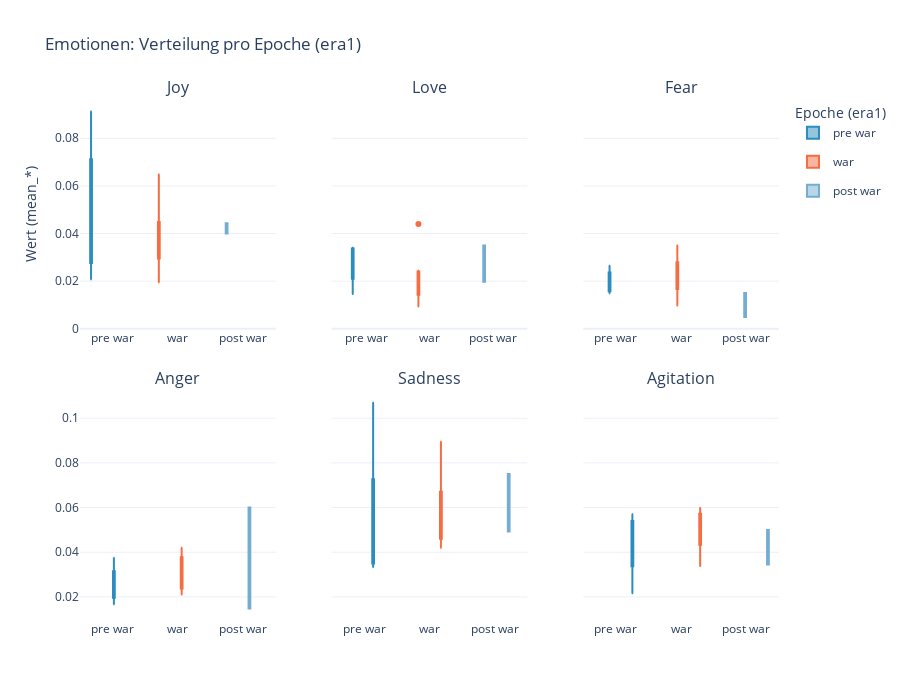

The notebook cell this image was saved under:
### Code cell
# Boxplots je Emotion: pre war vs. war vs. post war (Plotly, ohne Pandas/Numpy)
import sys, subprocess, csv

# Plotly sicherstellen
subprocess.run([sys.executable, "-m", "pip", "install", "-q", "plotly"], check=False)
import plotly.graph_objects as go
from plotly.subplots import make_subplots

TSV = r"C:\Users\sam97xs\Stabi_Hackathon\Results\ALL_emotions_means_by_id.tsv"  # <--- anpassen

EMOS = ["Joy","Love","Fear","Anger","Sadness","Agitation"]
ERA_LEVELS = ["pre war", "war", "post war"]  # Reihenfolge im Plot
ERA_COLORS = {
    "pre war":  "#2b8cbe",  # blau
    "war":      "#f46d43",  # orange/rot
    "post war": "#74add1",  # hellblau
}

def to_float(x):
    if x is None: return 0.0
    x = x.strip().replace(",", ".")
    try: return float(x) if x else 0.0
    except: return 0.0

# Datenstruktur: values[emotion][era] -> Liste von Zahlen
values = {e: {era: [] for era in ERA_LEVELS} for e in EMOS}

with open(TSV, "r", encoding="utf-8", errors="ignore", newline="") as f:
    r = csv.DictReader(f, delimiter="\t")
    headers = r.fieldnames or []
    # prüfen, ob alle benötigten Spalten existieren
    needed_means = [f"mean_{e}" for e in EMOS]
    for col in needed_means + ["era1"]:
        if col not in headers:
            raise RuntimeError(f"Spalte '{col}' fehlt in {TSV}. Gefunden: {headers}")

    for row in r:
        era = (row.get("era1") or "").strip()
        if era not in ERA_LEVELS:
            continue
        for emo in EMOS:
            v = to_float(row.get(f"mean_{emo}", ""))
            values[emo][era].append(v)

# Figure mit 6 Subplots (2x3)
fig = make_subplots(rows=2, cols=3, subplot_titles=EMOS,
                    shared_yaxes=True, horizontal_spacing=0.08, vertical_spacing=0.12)

# helper: Mapping Emo -> (row, col)
def pos(idx):
    return (1 + idx // 3, 1 + idx % 3)

legend_shown = set()
for i, emo in enumerate(EMOS):
    r, c = pos(i)
    for era in ERA_LEVELS:
        ys = values[emo][era]
        fig.add_trace(
            go.Box(
                y=ys,
                name=era,
                marker_color=ERA_COLORS.get(era, None),
                boxpoints="outliers",
                jitter=0.3,
                whiskerwidth=0.8,
                legendgroup=era,
                showlegend=(era not in legend_shown),  # Legendeneintrag nur einmal
            ),
            row=r, col=c
        )
        legend_shown.add(era)

fig.update_layout(
    title="Emotionen: Verteilung pro Epoche (era1)",
    template="plotly_white",
    height=700,
    boxmode="group",
    legend_title="Epoche (era1)",
)
fig.update_yaxes(title_text="Wert (mean_*)", rangemode="tozero", row=1, col=1)

fig.show()

# Optional speichern:
# fig.write_html("boxplots_era1_per_emotion.html", include_plotlyjs="cdn")

### Figure 1 — Plotly figure (JSON) as saved in the notebook; plotly's stock layout.template omitted (floating-point values rounded to 4 significant figures)
{"data": [{"boxpoints": "outliers", "jitter": 0.3, "legendgroup": "pre war", "marker": {"color": "#2b8cbe"}, "name": "pre war", "showlegend": true, "type": "box", "whiskerwidth": 0.8, "xaxis": "x", "y": [0.02081, 0.09127, 0.05106, 0.03438], "yaxis": "y"}, {"boxpoints": "outliers", "jitter": 0.3, "legendgroup": "war", "marker": {"color": "#f46d43"}, "name": "war", "showlegend": true, "type": "box", "whiskerwidth": 0.8, "xaxis": "x", "y": [0.06479, 0.04912, 0.02917, 0.03817, 0.04063, 0.0299, 0.03291, 0.0195], "yaxis": "y"}, {"boxpoints": "outliers", "jitter": 0.3, "legendgroup": "post war", "marker": {"color": "#74add1"}, "name": "post war", "showlegend": true, "type": "box", "whiskerwidth": 0.8, "xaxis": "x", "y": [0.04, 0.04433], "yaxis": "y"}, {"boxpoints": "outliers", "jitter": 0.3, "legendgroup": "pre war", "marker": {"color": "#2b8cbe"}, "name": "pre war", "showlegend": false, "type": "box", "whiskerwidth": 0.8, "xaxis": "x2", "y": [0.01457, 0.02748, 0.03404, 0.0334], "yaxis": "y2"}, {"boxpoints": "outliers", "jitter": 0.3, "legendgroup": "war", "marker": {"color": "#f46d43"}, "name": "war", "showlegend": false, "type": "box", "whiskerwidth": 0.8, "xaxis": "x2", "y": [0.04401, 0.02141, 0.021, 0.01908, 0.009375, 0.02436, 0.009554, 0.02384], "yaxis": "y2"}, {"boxpoints": "outliers", "jitter": 0.3, "legendgroup": "post war", "marker": {"color": "#74add1"}, "name": "post war", "showlegend": false, "type": "box", "whiskerwidth": 0.8, "xaxis": "x2", "y": [0.035, 0.0197], "yaxis": "y2"}, {"boxpoints": "outliers", "jitter": 0.3, "legendgroup": "pre war", "marker": {"color": "#2b8cbe"}, "name": "pre war", "showlegend": false, "type": "box", "whiskerwidth": 0.8, "xaxis": "x3", "y": [0.02081, 0.01668, 0.01489, 0.02652], "yaxis": "y3"}, {"boxpoints": "outliers", "jitter": 0.3, "legendgroup": "war", "marker": {"color": "#f46d43"}, "name": "war", "showlegend": false, "type": "box", "whiskerwidth": 0.8, "xaxis": "x3", "y": [0.01222, 0.02267, 0.03501, 0.02417, 0.02813, 0.02769, 0.02123, 0.009751], "yaxis": "y3"}, {"boxpoints": "outliers", "jitter": 0.3, "legendgroup": "post war", "marker": {"color": "#74add1"}, "name": "post war", "showlegend": false, "type": "box", "whiskerwidth": 0.8, "xaxis": "x3", "y": [0.015, 0.004926], "yaxis": "y3"}, {"boxpoints": "outliers", "jitter": 0.3, "legendgroup": "pre war", "marker": {"color": "#2b8cbe"}, "name": "pre war", "showlegend": false, "type": "box", "whiskerwidth": 0.8, "xaxis": "x4", "y": [0.03746, 0.01668, 0.02553, 0.02259], "yaxis": "y4"}, {"boxpoints": "outliers", "jitter": 0.3, "legendgroup": "war", "marker": {"color": "#f46d43"}, "name": "war", "showlegend": false, "type": "box", "whiskerwidth": 0.8, "xaxis": "x4", "y": [0.03178, 0.02267, 0.03734, 0.04198, 0.02813, 0.02104, 0.03822, 0.02492], "yaxis": "y4"}, {"boxpoints": "outliers", "jitter": 0.3, "legendgroup": "post war", "marker": {"color": "#74add1"}, "name": "post war", "showlegend": false, "type": "box", "whiskerwidth": 0.8, "xaxis": "x4", "y": [0.06, 0.01478], "yaxis": "y4"}, {"boxpoints": "outliers", "jitter": 0.3, "legendgroup": "pre war", "marker": {"color": "#2b8cbe"}, "name": "pre war", "showlegend": false, "type": "box", "whiskerwidth": 0.8, "xaxis": "x5", "y": [0.03642, 0.107, 0.0383, 0.0334], "yaxis": "y5"}, {"boxpoints": "outliers", "jitter": 0.3, "legendgroup": "war", "marker": {"color": "#f46d43"}, "name": "war", "showlegend": false, "type": "box", "whiskerwidth": 0.8, "xaxis": "x5", "y": [0.04768, 0.08942, 0.04201, 0.04453, 0.05625, 0.04762, 0.04883, 0.07801], "yaxis": "y5"}, {"boxpoints": "outliers", "jitter": 0.3, "legendgroup": "post war", "marker": {"color": "#74add1"}, "name": "post war", "showlegend": false, "type": "box", "whiskerwidth": 0.8, "xaxis": "x5", "y": [0.075, 0.04926], "yaxis": "y5"}, {"boxpoints": "outliers", "jitter": 0.3, "legendgroup": "pre war", "marker": {"color": "#2b8cbe"}, "name": "pre war", "showlegend": false, "type": "box", "whiskerwidth": 0.8, "xaxis": "x6", "y": [0.04579, 0.02159, 0.05106, 0.05697], "yaxis": "y6"}, {"boxpoints": "outliers", "jitter": 0.3, "legendgroup": "war", "marker": {"color": "#f46d43"}, "name": "war", "showlegend": false, "type": "box", "whiskerwidth": 0.8, "xaxis": "x6", "y": [0.05501, 0.04786, 0.03384, 0.04326, 0.05937, 0.0598, 0.04565, 0.04334], "yaxis": "y6"}, {"boxpoints": "outliers", "jitter": 0.3, "legendgroup": "post war", "marker": {"color": "#74add1"}, "name": "post war", "showlegend": false, "type": "box", "whiskerwidth": 0.8, "xaxis": "x6", "y": [0.05, 0.03448], "yaxis": "y6"}], "layout": {"annotations": [{"font": {"size": 16}, "showarrow": false, "text": "Joy", "x": 0.14, "xanchor": "center", "xref": "paper", "y": 1, "yanchor": "bottom", "yref": "paper"}, {"font": {"size": 16}, "showarrow": false, "text": "Love", "x": 0.5, "xanchor": "center", "xref": "paper", "y": 1, "yanchor": "bottom", "yref": "paper"}, {"font": {"size": 16}, "showarrow": false, "text": "Fear", "x": 0.86, "xanchor": "center", "xref": "paper", "y": 1, "yanchor": "bottom", "yref": "paper"}, {"font": {"size": 16}, "showarrow": false, "text": "Anger", "x": 0.14, "xanchor": "center", "xref": "paper", "y": 0.44, "yanchor": "bottom", "yref": "paper"}, {"font": {"size": 16}, "showarrow": false, "text": "Sadness", "x": 0.5, "xanchor": "center", "xref": "paper", "y": 0.44, "yanchor": "bottom", "yref": "paper"}, {"font": {"size": 16}, "showarrow": false, "text": "Agitation", "x": 0.86, "xanchor": "center", "xref": "paper", "y": 0.44, "yanchor": "bottom", "yref": "paper"}], "boxmode": "group", "height": 700, "legend": {"title": {"text": "Epoche (era1)"}}, "title": {"text": "Emotionen: Verteilung pro Epoche (era1)"}, "xaxis": {"anchor": "y", "domain": [0, 0.28]}, "xaxis2": {"anchor": "y2", "domain": [0.36, 0.64]}, "xaxis3": {"anchor": "y3", "domain": [0.72, 1]}, "xaxis4": {"anchor": "y4", "domain": [0, 0.28]}, "xaxis5": {"anchor": "y5", "domain": [0.36, 0.64]}, "xaxis6": {"anchor": "y6", "domain": [0.72, 1]}, "yaxis": {"anchor": "x", "domain": [0.56, 1], "rangemode": "tozero", "title": {"text": "Wert (mean_*)"}}, "yaxis2": {"anchor": "x2", "domain": [0.56, 1], "matches": "y", "showticklabels": false}, "yaxis3": {"anchor": "x3", "domain": [0.56, 1], "matches": "y", "showticklabels": false}, "yaxis4": {"anchor": "x4", "domain": [0, 0.44]}, "yaxis5": {"anchor": "x5", "domain": [0, 0.44], "matches": "y4", "showticklabels": false}, "yaxis6": {"anchor": "x6", "domain": [0, 0.44], "matches": "y4", "showticklabels": false}}}
